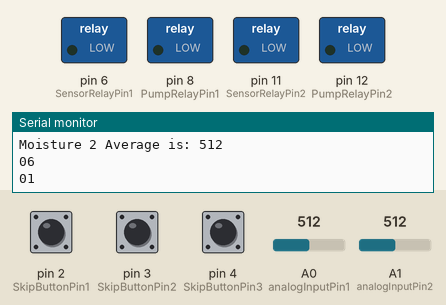
This sketch was run on a simulated Arduino Uno, built with avr-gcc and run on an emulated ATmega328P. Shown: switched loads named in the sketch (green lamp = pin HIGH), the last lines printed to the serial monitor. Inputs (shaded band) come from the test bench; at power-on: pin 2 (SkipButtonPin1) LOW, pin 3 (SkipButtonPin2) LOW, pin 4 (SkipButtonPin3) LOW, A0 (analogInputPin1) = 512, A1 (analogInputPin2) = 512.

Above: at 8.0 s.
8.1 s: pin 2 (SkipButtonPin1) pulled HIGH for 0.15 s
At 8.6 s:
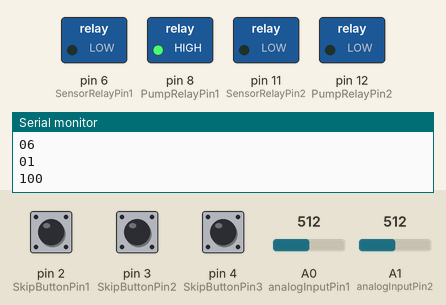
11.7 s: pin 3 (SkipButtonPin2) pulled HIGH for 1 s
At 12.9 s:
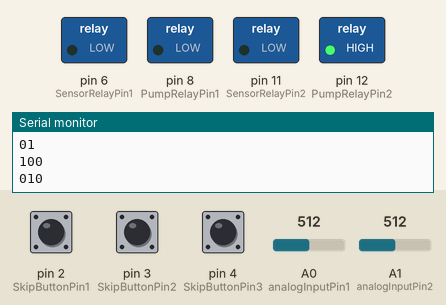
Timing chart, 0 to 15.7 s (numbered marks = the images above; inputs shaded):
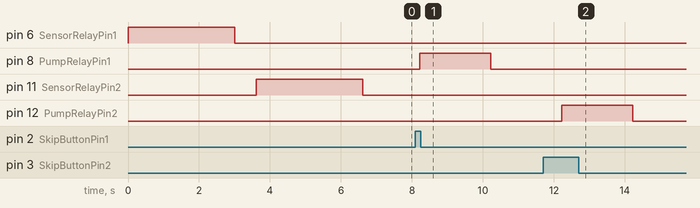

The sketch:

TestSketch.ino
```cpp
// Dakota Rowehl - Watering System for Liz - 1/19/2021

// General Declarations -----------------------------------------------------------------
int numReadings = 25;


// First Plant Declarations -------------------------------------------------------------
int SkipButtonPin1 = 2;
int SensorRelayPin1 = 6;
int PumpRelayPin1 = 8;
int analogInputPin1 = A0;

int WaitCycles1 = 0;
int WaterToken1 = 0;
int Moisture1 = 0;

// Second Plant Declarations -------------------------------------------------------------
int SkipButtonPin2 = 3;
int SensorRelayPin2 = 11;
int PumpRelayPin2 = 12;
int analogInputPin2 = A1;

int WaitCycles2 = 0;
int WaterToken2 = 0;
int Moisture2 = 0;


// Third Plant Declarations --------------------------------------------------------------
int SkipButtonPin3 = 4;


void setup() {

  // Pin Declarations
  pinMode(SkipButtonPin1, INPUT);
  pinMode(SkipButtonPin2, INPUT);
  pinMode(SkipButtonPin3, INPUT);

  pinMode(PumpRelayPin1, OUTPUT);
  pinMode(SensorRelayPin1, OUTPUT);
  pinMode(PumpRelayPin2, OUTPUT);
  pinMode(SensorRelayPin2, OUTPUT);


  // Begin Monitoring
  Serial.begin(9600);

}


void loop() {

   // Plant 1: ---------------------------------------------------------------------------

      // Updating
      if (WaitCycles1 > 0){
        WaitCycles1 = WaitCycles1 - 1;
      }

      // Sampling
      Serial.println("Sampling Moisture 1: ");
      Moisture1 = PlantSensor(analogInputPin1, SensorRelayPin1);
      delay(500);
      Serial.print("Moisture 1 Average is: ");
      Serial.println( Moisture1);


      // Updating, check at ... below water moisture
      if ((Moisture1 >= 550) && (WaterToken1 == 0)) {
        WaitCycles1 = 6;
        WaterToken1 = 1;
      }

      // Watering
      if ((WaitCycles1 == 0) && (WaterToken1 == 1)){
        PlantWaterPump(PumpRelayPin1,2);
          /*digitalWrite(PumpRelayPin1, HIGH);
          delay(5000);
          digitalWrite(PumpRelayPin1, LOW);
          delay(1000);*/

        WaterToken1 = 0;
      }

  // Plant 2: ---------------------------------------------------------------------------

      // Updating
      if (WaitCycles2 > 0){
        WaitCycles2 = WaitCycles2 - 1;
      }

      // Sampling
      Serial.println("Sampling Moisture 2: ");
      Moisture2 = PlantSensor(analogInputPin2, SensorRelayPin2);
      delay(500);
      Serial.print("Moisture 2 Average is: ");
      Serial.println( Moisture2);


      // Updating, check at ... below water moisture
      if ((Moisture2 >= 270) && (WaterToken2 == 0)) {
        WaitCycles2 = 6;
        WaterToken2 = 1;
      }

      // Watering
      if ((WaitCycles2 == 0) && (WaterToken2 == 1)){
        PlantWaterPump(PumpRelayPin2,2);
          /*digitalWrite(PumpRelayPin2, HIGH);
          delay(5000);
          digitalWrite(PumpRelayPin2, LOW);
          delay(1000);*/

        WaterToken2 = 0;
      }


  // Plant 3: ---------------------------------------------------------------------------


  // Four Hour Timer --------------------------------------------------------------------

   Serial.print(WaitCycles1);
   Serial.println(WaitCycles2);

   Serial.print(WaterToken1);
   Serial.println(WaterToken2);

      /*for (int Hours = 0; Hours < 1; Hours++) {
         for (int Minutes = 0; Minutes < 1; Minutes++) {
             for (int Seconds = 0; Seconds < 10; Seconds++) {
                delay(1000);
                Serial.print(digitalRead(SkipButtonPin1));
                Serial.print(digitalRead(SkipButtonPin2));
                Serial.println(digitalRead(SkipButtonPin3));

                  //Plant 1 Water
                  if (digitalRead(SkipButtonPin1) == HIGH){
                   PlantWaterPump(PumpRelayPin1, 1);

                   WaterToken1 = 0;
                   WaitCycles1 = 0;

                  }
                  //Plant 2 Water
                  if (digitalRead(SkipButtonPin2) == HIGH){
                   PlantWaterPump(PumpRelayPin2, 2);

                   WaterToken2 = 0;
                   WaitCycles2 = 0;
                  }
                  //Plant 3 Water
                  if (digitalRead(SkipButtonPin3) == HIGH){
                   //PlantWaterPump(PumpRelayPin3, 3);
                   //WaterToken3 = 0;
                  }

      }}}*/


      for (int Hours = 0; Hours < 4; Hours++) {                 //Skips 4 hours
         for (int Minutes = 0; Minutes < 60; Minutes++) {       //Skips 1 hour
             for (int Seconds = 0; Seconds < 60; Seconds++) {   //Skips 1 minute
                delay(1000);                                    //Skips 1 second
                Serial.print(digitalRead(SkipButtonPin1));
                Serial.print(digitalRead(SkipButtonPin2));
                Serial.println(digitalRead(SkipButtonPin3));

                 //Plant 1 Water
                  if (digitalRead(SkipButtonPin1) == HIGH){
                   PlantWaterPump(PumpRelayPin1,1);
                   WaterToken1 = 0;
                   WaitCycles1 = 0;
                  }
                  //Plant 2 Water
                  if (digitalRead(SkipButtonPin2) == HIGH){
                   PlantWaterPump(PumpRelayPin2,2);
                   WaterToken2 = 0;
                   WaitCycles2 = 0;
                  }
                  //Plant 3 Water
                  if (digitalRead(SkipButtonPin3) == HIGH){
                   //PlantWaterPump(PumpRelayPin3);
                   //WaterToken3 = 0;
                  }

      }}}

}


// Plant Moisture Sensor Function ---------------------------------------------------------
int PlantSensor(int X, int Y){

      int InputPin = X;
      int SensorPWR = Y;
      int Moisture = 0;
      int AVGMoisture = 0;

      digitalWrite(SensorPWR, HIGH);
      delay(500);
      for (int i = 0; i < numReadings; i++){
        Moisture = Moisture + analogRead(InputPin);
        Serial.println(analogRead(InputPin));
        delay(100);
      }
      digitalWrite(SensorPWR, LOW);
      delay(100);

      AVGMoisture = Moisture / numReadings;
      Moisture = 0;

  return AVGMoisture;
}

// Plant Water Pump Function --------------------------------------------------------------
void PlantWaterPump(int Z, int A){

      int PumpPWR = Z;

      digitalWrite(PumpPWR, HIGH);
      if (A == 1){
        delay(2000);
      }
      if (A == 2){
        delay(2000);
      }
      digitalWrite(PumpPWR, LOW);
      delay(1000);
}
```

Measured:
- after the input at 8.1 s, pin 8 (PumpRelayPin1): LOW → HIGH after 0.12 s, → LOW 2.0 s later
- after the input at 11.7 s, pin 12 (PumpRelayPin2): LOW → HIGH after 0.52 s, → LOW 2.0 s later
